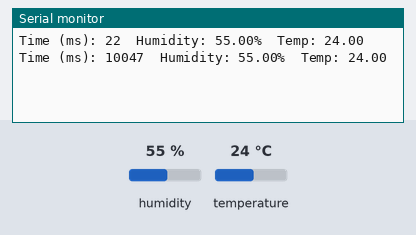
The sketch below on a simulated Arduino Uno, built with avr-gcc and run on an emulated ATmega328P. Parts: the last lines printed to the serial monitor. The test bench sets the inputs (shaded band); at power-on: humidity 55 %, temperature 24 °C.

Above: at 10.8 s.
10.9 s: humidity set to 22 %
At 20.7 s:
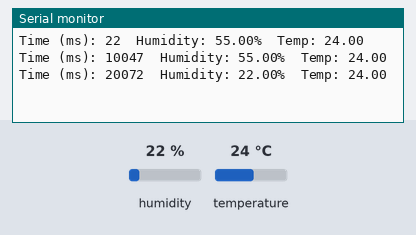
20.9 s: temperature set to 12 °C
At 30.7 s:
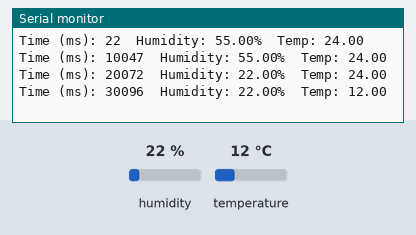
30.9 s: humidity set to 40 %
At 40.8 s:
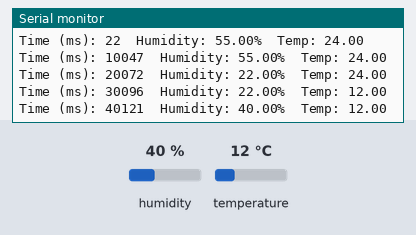
Timing chart, 0 to 42.3 s (numbered marks = the images above; inputs shaded):
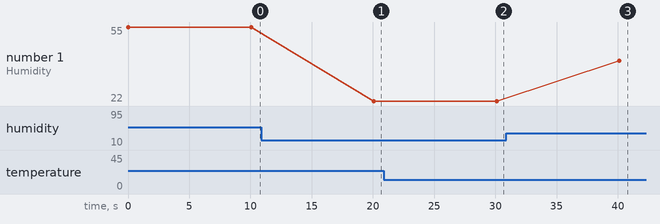

Measured:
- after the input at 10.9 s, the serial monitor: prints a new line after 9.2 s (image 1)
- after the input at 20.9 s, the serial monitor: prints a new line after 9.2 s (image 2)
- after the input at 30.9 s, the serial monitor: prints a new line after 9.2 s (image 3)
- plotted number 1: 55 → 22 after the input at 10.9 s, 22 → 40 after the input at 30.9 s

The sketch:

SerialMonitor.ino
```cpp
#include "DHT.h"
#define DHTPIN 2
#define DHTTYPE DHT11

DHT dht(DHTPIN, DHTTYPE);

void setup() {
  Serial.begin(9600);
  dht.begin();
}

void loop() {
  float h = dht.readHumidity();
  float t = dht.readTemperature();

  Serial.print("Time (ms): ");
  Serial.print(millis());
  Serial.print("\tHumidity: ");
  Serial.print(h);
  Serial.print("%\tTemp: ");
  Serial.println(t);

  delay(10000);  // Log every 10 seconds
}
```
